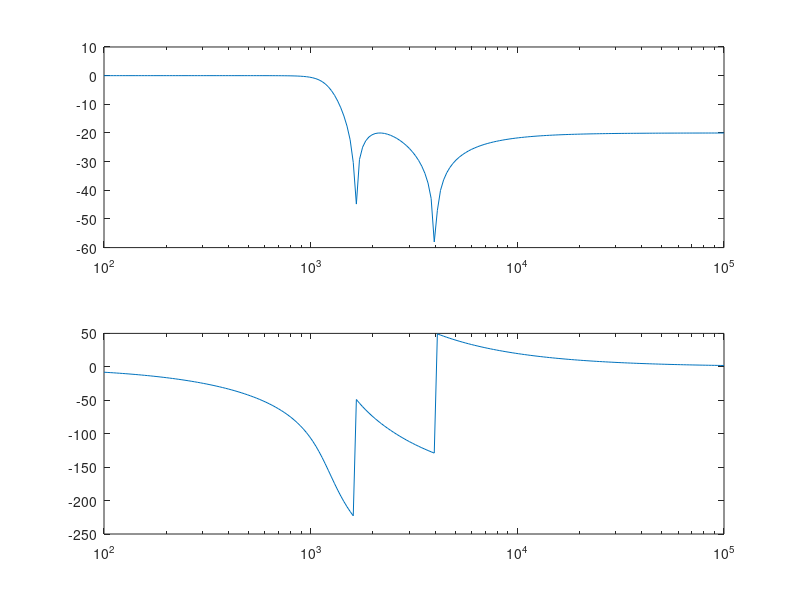

Write MATLAB code to recreate this figure.
numer = 0.1*conv([(1./9600)^2 0 1.1716], [(1./9600)^2 0 6.8283]);
denom=conv([1/9600^2 1.8502/9600 1.2209],[1/9600^2 .41128/9600 .65519]);
sys = tf(numer,denom);
f = logspace(2, 5, 200); % 200 pt f vector from 100 Hz (10^2) to 10kHz (10^5)
[mag, phase] = bode(sys,2*pi*f); % Use bode to determine mag and phase
subplot(2,1,1);
semilogx(f, 20*log10(abs(mag)));
subplot(2,1,2);
semilogx(f, phase);
